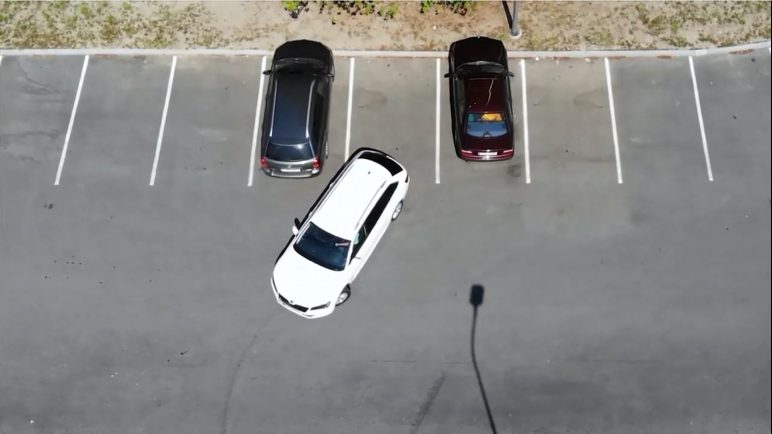
#> input picture Parking_Space_Counter/tes.png, 1543 x 868 px (shown at 1/2 size)
$ python test_park2.py
#> lines starting #> are read from the running program, lines starting #| are printed output that depends on the picture; after the words box and inside, x2 and y2 are one past the last pixel; in counts of white or black regions, pixels touching at a corner belong together
import cv2 as cv
import pickle

# img = cv.imread('tes.png')

try:
    with open('car', 'rb') as f:
        posList = pickle.load(f)
except:
    posList = []


width, height = 150, 272
def mouseClick(events, x, y, flags , params ):
    if events == cv.EVENT_LBUTTONDOWN:
        posList.append((x, y))
    if events == cv.EVENT_RBUTTONDOWN:
        for i, pos in enumerate(posList):
            x1, y1 = pos
            if x1<x<x1+width and y1<y<y1+height:
                posList.pop(i)
    with open('car', 'wb') as f:
        pickle.dump(posList, f)

while True:
    img = cv.imread('tes.png')
#> img is the input picture: shape (868, 1543, 3); mean B, G, R 132.2, 134.8, 135
    cv.rectangle(img,(730,97),(880,370),(255,0,0),2)
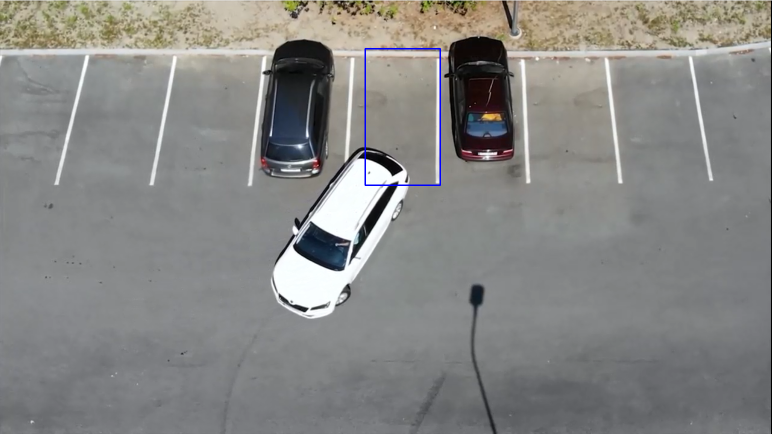
#> img: shape (868, 1543, 3) (shown at 1/2 size); 0.19% of pixels changed, all inside (x1, y1, x2, y2) = (729, 96, 882, 372)
    for pos in posList:
        cv.rectangle(img, pos, (pos[0] + width, pos[1] + height), (255, 0, 0), 2)
    cv.imshow("img", img)
    cv.setMouseCallback("img", mouseClick)
    cv.waitKey(1)

$ run again, with Parking_Space_Counter/carParkImg.png copied over Parking_Space_Counter/tes.png
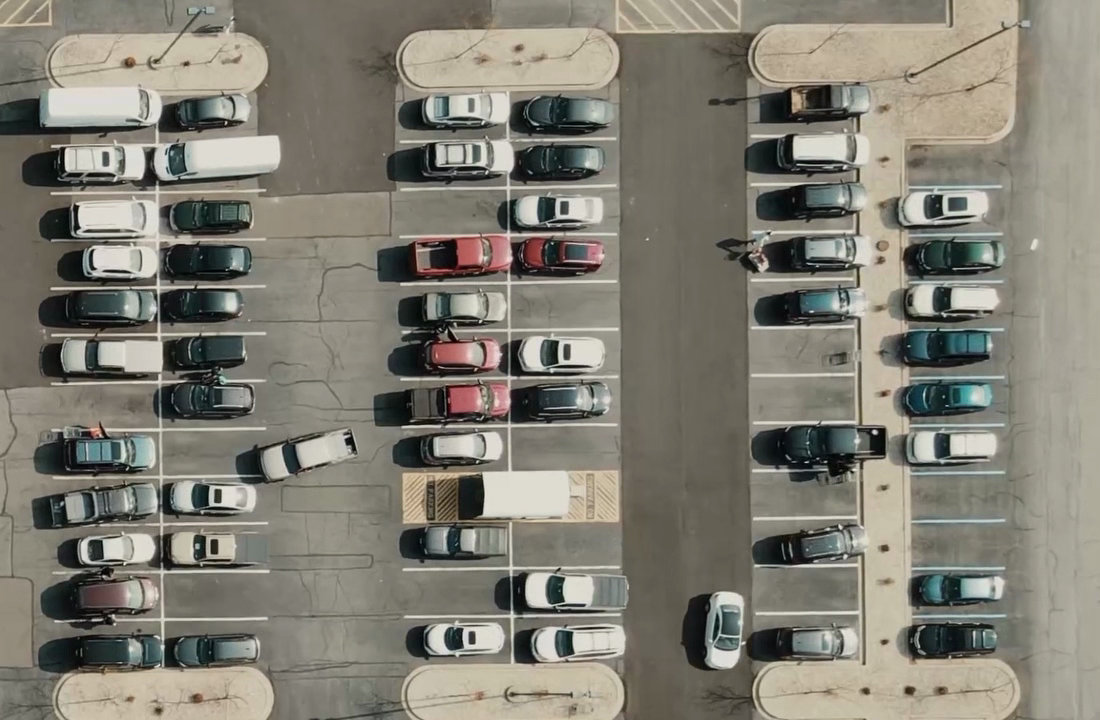
#> input picture Parking_Space_Counter/carParkImg.png, 1100 x 720 px
#> img is the input picture: shape (720, 1100, 3); mean B, G, R 116, 126.7, 129.8
#> `cv.rectangle(img,(730,97),(880,370),(255,0,0),2)`:
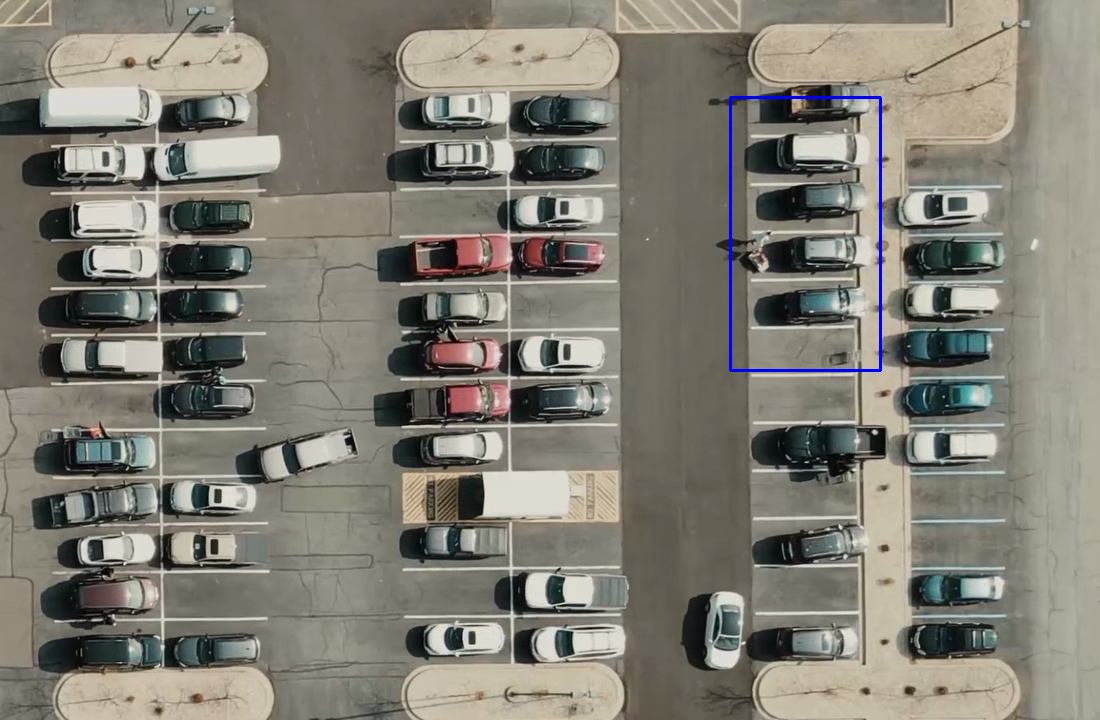
#> img: shape (720, 1100, 3); 0.32% of pixels changed, all inside (x1, y1, x2, y2) = (729, 96, 882, 372)
